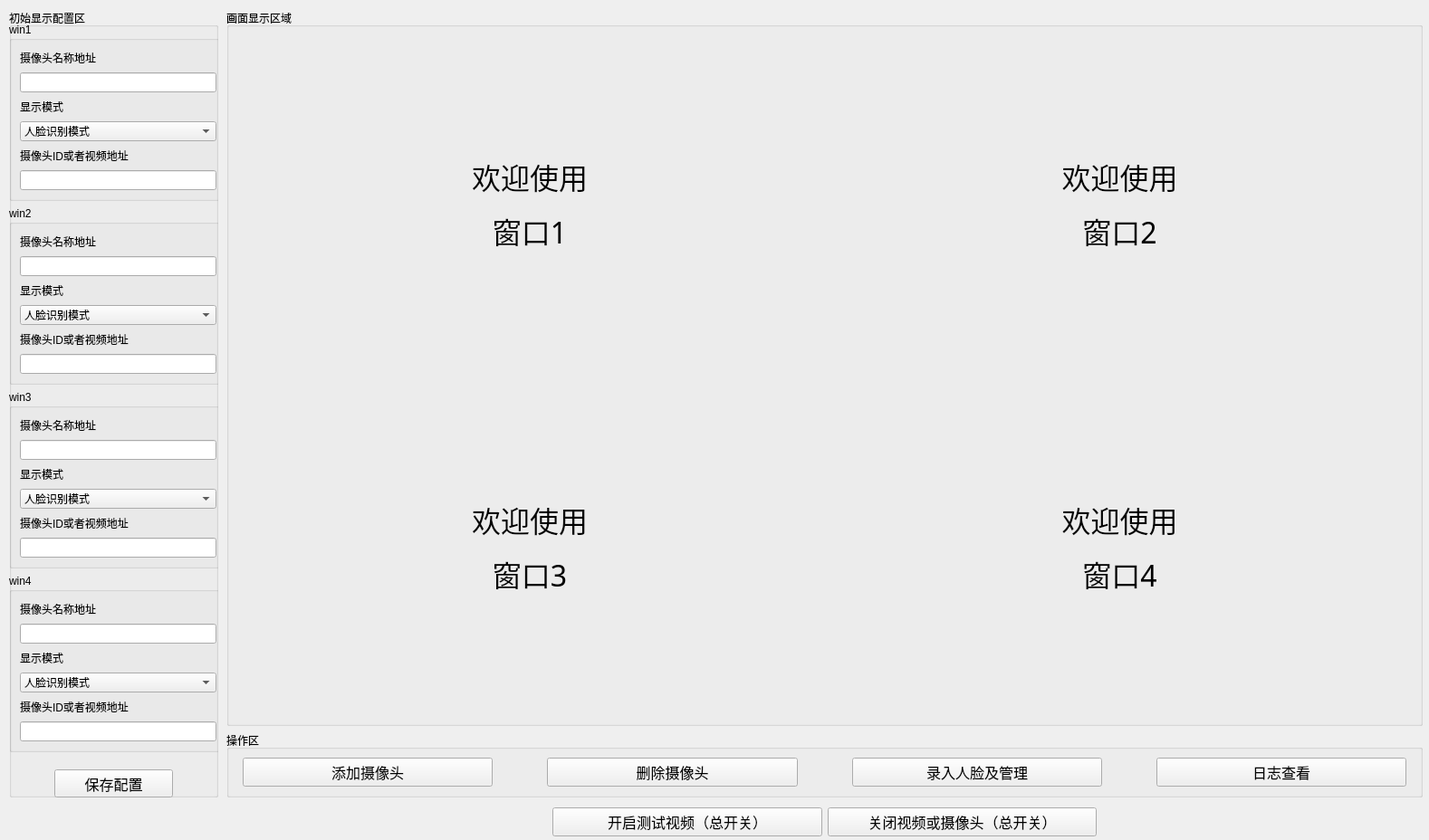
<?xml version="1.0" encoding="UTF-8"?>
<ui version="4.0">
 <class>MainForm</class>
 <widget class="QWidget" name="MainForm">
  <property name="geometry">
   <rect>
    <x>0</x>
    <y>0</y>
    <width>1578</width>
    <height>928</height>
   </rect>
  </property>
  <property name="windowTitle">
   <string>监控系统主界面</string>
  </property>
  <widget class="QWidget" name="layoutWidget">
   <property name="geometry">
    <rect>
     <x>250</x>
     <y>10</y>
     <width>1321</width>
     <height>871</height>
    </rect>
   </property>
   <layout class="QVBoxLayout" name="verticalLayout" stretch="11,1">
    <item>
     <widget class="QGroupBox" name="groupBox1">
      <property name="title">
       <string>画面显示区域</string>
      </property>
      <layout class="QGridLayout" name="gridLayout">
       <item row="1" column="1">
        <widget class="QLabel" name="display4">
         <property name="font">
          <font>
           <family>Adobe Heiti Std</family>
           <pointsize>24</pointsize>
          </font>
         </property>
         <property name="styleSheet">
          <string notr="true"/>
         </property>
         <property name="text">
          <string>&lt;html&gt;&lt;head/&gt;&lt;body&gt;&lt;p&gt;欢迎使用&lt;/p&gt;&lt;p&gt;窗口4&lt;/p&gt;&lt;/body&gt;&lt;/html&gt;</string>
         </property>
         <property name="alignment">
          <set>Qt::AlignCenter</set>
         </property>
        </widget>
       </item>
       <item row="1" column="0">
        <widget class="QLabel" name="display3">
         <property name="font">
          <font>
           <family>Adobe Heiti Std</family>
           <pointsize>24</pointsize>
          </font>
         </property>
         <property name="styleSheet">
          <string notr="true"/>
         </property>
         <property name="text">
          <string>&lt;html&gt;&lt;head/&gt;&lt;body&gt;&lt;p&gt;欢迎使用&lt;/p&gt;&lt;p&gt;窗口3&lt;/p&gt;&lt;/body&gt;&lt;/html&gt;</string>
         </property>
         <property name="alignment">
          <set>Qt::AlignCenter</set>
         </property>
        </widget>
       </item>
       <item row="0" column="1">
        <widget class="QLabel" name="display2">
         <property name="font">
          <font>
           <family>Adobe Heiti Std</family>
           <pointsize>24</pointsize>
          </font>
         </property>
         <property name="styleSheet">
          <string notr="true"/>
         </property>
         <property name="text">
          <string>&lt;html&gt;&lt;head/&gt;&lt;body&gt;&lt;p&gt;欢迎使用&lt;/p&gt;&lt;p&gt;窗口2&lt;/p&gt;&lt;/body&gt;&lt;/html&gt;</string>
         </property>
         <property name="alignment">
          <set>Qt::AlignCenter</set>
         </property>
        </widget>
       </item>
       <item row="0" column="0">
        <widget class="QLabel" name="display1">
         <property name="font">
          <font>
           <family>Adobe Heiti Std</family>
           <pointsize>24</pointsize>
          </font>
         </property>
         <property name="autoFillBackground">
          <bool>false</bool>
         </property>
         <property name="styleSheet">
          <string notr="true"/>
         </property>
         <property name="frameShadow">
          <enum>QFrame::Plain</enum>
         </property>
         <property name="lineWidth">
          <number>1</number>
         </property>
         <property name="text">
          <string>&lt;html&gt;&lt;head/&gt;&lt;body&gt;&lt;p&gt;欢迎使用&lt;/p&gt;&lt;p&gt;窗口1&lt;/p&gt;&lt;/body&gt;&lt;/html&gt;</string>
         </property>
         <property name="alignment">
          <set>Qt::AlignCenter</set>
         </property>
         <property name="margin">
          <number>0</number>
         </property>
        </widget>
       </item>
      </layout>
     </widget>
    </item>
    <item>
     <widget class="QGroupBox" name="groupBox">
      <property name="title">
       <string>操作区</string>
      </property>
      <layout class="QHBoxLayout" name="horizontalLayout">
       <property name="spacing">
        <number>60</number>
       </property>
       <property name="leftMargin">
        <number>15</number>
       </property>
       <property name="rightMargin">
        <number>15</number>
       </property>
       <item>
        <widget class="QPushButton" name="addButton">
         <property name="font">
          <font>
           <family>Adobe Heiti Std</family>
           <pointsize>12</pointsize>
          </font>
         </property>
         <property name="text">
          <string>添加摄像头</string>
         </property>
         <property name="icon">
          <iconset>
           <normaloff>attachment/addCam.png</normaloff>attachment/addCam.png</iconset>
         </property>
        </widget>
       </item>
       <item>
        <widget class="QPushButton" name="delButton">
         <property name="font">
          <font>
           <family>Adobe Heiti Std</family>
           <pointsize>12</pointsize>
          </font>
         </property>
         <property name="text">
          <string>删除摄像头</string>
         </property>
         <property name="icon">
          <iconset>
           <normaloff>attachment/delCam.png</normaloff>attachment/delCam.png</iconset>
         </property>
        </widget>
       </item>
       <item>
        <widget class="QPushButton" name="luruButton">
         <property name="sizePolicy">
          <sizepolicy hsizetype="Minimum" vsizetype="Fixed">
           <horstretch>0</horstretch>
           <verstretch>0</verstretch>
          </sizepolicy>
         </property>
         <property name="font">
          <font>
           <family>Adobe Heiti Std</family>
           <pointsize>12</pointsize>
          </font>
         </property>
         <property name="text">
          <string>录入人脸及管理</string>
         </property>
         <property name="icon">
          <iconset>
           <normaloff>attachment/luru.png</normaloff>attachment/luru.png</iconset>
         </property>
        </widget>
       </item>
       <item>
        <widget class="QPushButton" name="logButton">
         <property name="sizePolicy">
          <sizepolicy hsizetype="Minimum" vsizetype="Fixed">
           <horstretch>0</horstretch>
           <verstretch>0</verstretch>
          </sizepolicy>
         </property>
         <property name="font">
          <font>
           <family>Adobe Heiti Std</family>
           <pointsize>12</pointsize>
          </font>
         </property>
         <property name="text">
          <string>日志查看</string>
         </property>
         <property name="icon">
          <iconset>
           <normaloff>attachment/log.png</normaloff>attachment/log.png</iconset>
         </property>
        </widget>
       </item>
      </layout>
     </widget>
    </item>
   </layout>
  </widget>
  <widget class="QWidget" name="layoutWidget">
   <property name="geometry">
    <rect>
     <x>610</x>
     <y>890</y>
     <width>601</width>
     <height>36</height>
    </rect>
   </property>
   <layout class="QHBoxLayout" name="horizontalLayout_2">
    <item>
     <widget class="QPushButton" name="pushButton1">
      <property name="font">
       <font>
        <family>Adobe Heiti Std</family>
        <pointsize>12</pointsize>
       </font>
      </property>
      <property name="text">
       <string>开启测试视频（总开关）</string>
      </property>
      <property name="icon">
       <iconset>
        <normaloff>attachment/startall.png</normaloff>attachment/startall.png</iconset>
      </property>
     </widget>
    </item>
    <item>
     <widget class="QPushButton" name="pushButton2">
      <property name="font">
       <font>
        <family>Adobe Heiti Std</family>
        <pointsize>12</pointsize>
       </font>
      </property>
      <property name="text">
       <string>关闭视频或摄像头（总开关）</string>
      </property>
      <property name="icon">
       <iconset>
        <normaloff>attachment/closeall.png</normaloff>attachment/closeall.png</iconset>
      </property>
     </widget>
    </item>
   </layout>
  </widget>
  <widget class="QGroupBox" name="groupBox_2">
   <property name="geometry">
    <rect>
     <x>10</x>
     <y>10</y>
     <width>231</width>
     <height>871</height>
    </rect>
   </property>
   <property name="title">
    <string>初始显示配置区</string>
   </property>
   <widget class="QWidget" name="verticalLayoutWidget">
    <property name="geometry">
     <rect>
      <x>0</x>
      <y>10</y>
      <width>241</width>
      <height>811</height>
     </rect>
    </property>
    <layout class="QVBoxLayout" name="verticalLayout_2">
     <property name="topMargin">
      <number>5</number>
     </property>
     <item>
      <widget class="QGroupBox" name="groupBoxwin1">
       <property name="title">
        <string>win1</string>
       </property>
       <layout class="QVBoxLayout" name="verticalLayout_7">
        <item>
         <widget class="QLabel" name="label_13">
          <property name="text">
           <string>摄像头名称地址</string>
          </property>
         </widget>
        </item>
        <item>
         <widget class="QLineEdit" name="lineEdit11"/>
        </item>
        <item>
         <widget class="QLabel" name="label_14">
          <property name="text">
           <string>显示模式</string>
          </property>
         </widget>
        </item>
        <item>
         <widget class="QComboBox" name="comboBox1">
          <property name="currentIndex">
           <number>0</number>
          </property>
          <property name="maxVisibleItems">
           <number>3</number>
          </property>
          <item>
           <property name="text">
            <string>人脸识别模式</string>
           </property>
          </item>
          <item>
           <property name="text">
            <string>人脸检测模式</string>
           </property>
          </item>
          <item>
           <property name="text">
            <string>纯显示模式</string>
           </property>
          </item>
         </widget>
        </item>
        <item>
         <widget class="QLabel" name="label_15">
          <property name="text">
           <string>摄像头ID或者视频地址</string>
          </property>
         </widget>
        </item>
        <item>
         <widget class="QLineEdit" name="lineEdit12"/>
        </item>
       </layout>
      </widget>
     </item>
     <item>
      <widget class="QGroupBox" name="groupBoxwin2">
       <property name="title">
        <string>win2</string>
       </property>
       <layout class="QVBoxLayout" name="verticalLayout_6">
        <item>
         <widget class="QLabel" name="label_10">
          <property name="text">
           <string>摄像头名称地址</string>
          </property>
         </widget>
        </item>
        <item>
         <widget class="QLineEdit" name="lineEdit21"/>
        </item>
        <item>
         <widget class="QLabel" name="label_11">
          <property name="text">
           <string>显示模式</string>
          </property>
         </widget>
        </item>
        <item>
         <widget class="QComboBox" name="comboBox2">
          <property name="currentIndex">
           <number>0</number>
          </property>
          <property name="maxVisibleItems">
           <number>3</number>
          </property>
          <item>
           <property name="text">
            <string>人脸识别模式</string>
           </property>
          </item>
          <item>
           <property name="text">
            <string>人脸检测模式</string>
           </property>
          </item>
          <item>
           <property name="text">
            <string>纯显示模式</string>
           </property>
          </item>
         </widget>
        </item>
        <item>
         <widget class="QLabel" name="label_12">
          <property name="text">
           <string>摄像头ID或者视频地址</string>
          </property>
         </widget>
        </item>
        <item>
         <widget class="QLineEdit" name="lineEdit22"/>
        </item>
       </layout>
      </widget>
     </item>
     <item>
      <widget class="QGroupBox" name="groupBoxwin3">
       <property name="title">
        <string>win3</string>
       </property>
       <layout class="QVBoxLayout" name="verticalLayout_5">
        <item>
         <widget class="QLabel" name="label_7">
          <property name="text">
           <string>摄像头名称地址</string>
          </property>
         </widget>
        </item>
        <item>
         <widget class="QLineEdit" name="lineEdit31"/>
        </item>
        <item>
         <widget class="QLabel" name="label_8">
          <property name="text">
           <string>显示模式</string>
          </property>
         </widget>
        </item>
        <item>
         <widget class="QComboBox" name="comboBox3">
          <property name="currentIndex">
           <number>0</number>
          </property>
          <property name="maxVisibleItems">
           <number>3</number>
          </property>
          <item>
           <property name="text">
            <string>人脸识别模式</string>
           </property>
          </item>
          <item>
           <property name="text">
            <string>人脸检测模式</string>
           </property>
          </item>
          <item>
           <property name="text">
            <string>纯显示模式</string>
           </property>
          </item>
         </widget>
        </item>
        <item>
         <widget class="QLabel" name="label_9">
          <property name="text">
           <string>摄像头ID或者视频地址</string>
          </property>
         </widget>
        </item>
        <item>
         <widget class="QLineEdit" name="lineEdit32"/>
        </item>
       </layout>
      </widget>
     </item>
     <item>
      <widget class="QGroupBox" name="groupBoxwin4">
       <property name="title">
        <string>win4</string>
       </property>
       <layout class="QVBoxLayout" name="verticalLayout_3">
        <item>
         <widget class="QLabel" name="label">
          <property name="text">
           <string>摄像头名称地址</string>
          </property>
         </widget>
        </item>
        <item>
         <widget class="QLineEdit" name="lineEdit41"/>
        </item>
        <item>
         <widget class="QLabel" name="label_2">
          <property name="text">
           <string>显示模式</string>
          </property>
         </widget>
        </item>
        <item>
         <widget class="QComboBox" name="comboBox4">
          <property name="currentIndex">
           <number>0</number>
          </property>
          <property name="maxVisibleItems">
           <number>3</number>
          </property>
          <item>
           <property name="text">
            <string>人脸识别模式</string>
           </property>
          </item>
          <item>
           <property name="text">
            <string>人脸检测模式</string>
           </property>
          </item>
          <item>
           <property name="text">
            <string>纯显示模式</string>
           </property>
          </item>
         </widget>
        </item>
        <item>
         <widget class="QLabel" name="label_3">
          <property name="text">
           <string>摄像头ID或者视频地址</string>
          </property>
         </widget>
        </item>
        <item>
         <widget class="QLineEdit" name="lineEdit42"/>
        </item>
       </layout>
      </widget>
     </item>
    </layout>
   </widget>
   <widget class="QPushButton" name="pushButtonSaveConfig">
    <property name="geometry">
     <rect>
      <x>50</x>
      <y>840</y>
      <width>131</width>
      <height>31</height>
     </rect>
    </property>
    <property name="font">
     <font>
      <family>Adobe Heiti Std</family>
      <pointsize>12</pointsize>
     </font>
    </property>
    <property name="text">
     <string>保存配置</string>
    </property>
    <property name="icon">
     <iconset>
      <normaloff>attachment/saveconfig.png</normaloff>attachment/saveconfig.png</iconset>
    </property>
   </widget>
  </widget>
 </widget>
 <resources/>
 <connections/>
</ui>
